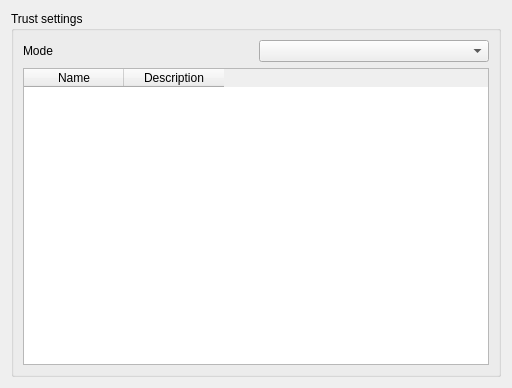
<?xml version="1.0" encoding="UTF-8"?>
<ui version="4.0">
 <class>trustaccount</class>
 <widget class="QWidget" name="trustaccount">
  <property name="geometry">
   <rect>
    <x>0</x>
    <y>0</y>
    <width>512</width>
    <height>388</height>
   </rect>
  </property>
  <property name="windowTitle">
   <string>Trust account</string>
  </property>
  <property name="windowIcon">
   <iconset>
    <normaloff>:/images/trustaccount.png</normaloff>:/images/trustaccount.png</iconset>
  </property>
  <layout class="QGridLayout" name="gridLayout_3">
   <item row="0" column="0">
    <widget class="QGroupBox" name="groupBox">
     <property name="title">
      <string>Trust settings</string>
     </property>
     <layout class="QVBoxLayout" name="verticalLayout">
      <item>
       <layout class="QHBoxLayout" name="horizontalLayout">
        <property name="margin">
         <number>0</number>
        </property>
        <item>
         <widget class="QLabel" name="label">
          <property name="sizePolicy">
           <sizepolicy hsizetype="Preferred" vsizetype="Fixed">
            <horstretch>0</horstretch>
            <verstretch>0</verstretch>
           </sizepolicy>
          </property>
          <property name="text">
           <string>Mode</string>
          </property>
         </widget>
        </item>
        <item>
         <widget class="QComboBox" name="comboBox"/>
        </item>
       </layout>
      </item>
      <item>
       <widget class="QTableWidget" name="tableWidget">
        <property name="sizePolicy">
         <sizepolicy hsizetype="Expanding" vsizetype="MinimumExpanding">
          <horstretch>1</horstretch>
          <verstretch>0</verstretch>
         </sizepolicy>
        </property>
        <property name="editTitle" stdset="0">
         <string>Edit trusted hosts</string>
        </property>
        <column>
         <property name="text">
          <string comment="cn">Name</string>
         </property>
        </column>
        <column>
         <property name="text">
          <string comment="description">Description</string>
         </property>
        </column>
       </widget>
      </item>
     </layout>
    </widget>
   </item>
  </layout>
 </widget>
 <resources>
  <include location="resources/trustaccount.qrc"/>
 </resources>
 <connections>
  <connection>
   <sender>tableWidget</sender>
   <signal>cellActivated(int,int)</signal>
   <receiver>trustaccount</receiver>
   <slot>property_accessTo()</slot>
   <hints>
    <hint type="sourcelabel">
     <x>201</x>
     <y>164</y>
    </hint>
    <hint type="destinationlabel">
     <x>174</x>
     <y>141</y>
    </hint>
   </hints>
  </connection>
  <connection>
   <sender>comboBox</sender>
   <signal>editTextChanged(QString)</signal>
   <receiver>trustaccount</receiver>
   <slot>property_trustModel()</slot>
   <hints>
    <hint type="sourcelabel">
     <x>201</x>
     <y>49</y>
    </hint>
    <hint type="destinationlabel">
     <x>174</x>
     <y>141</y>
    </hint>
   </hints>
  </connection>
 </connections>
</ui>
